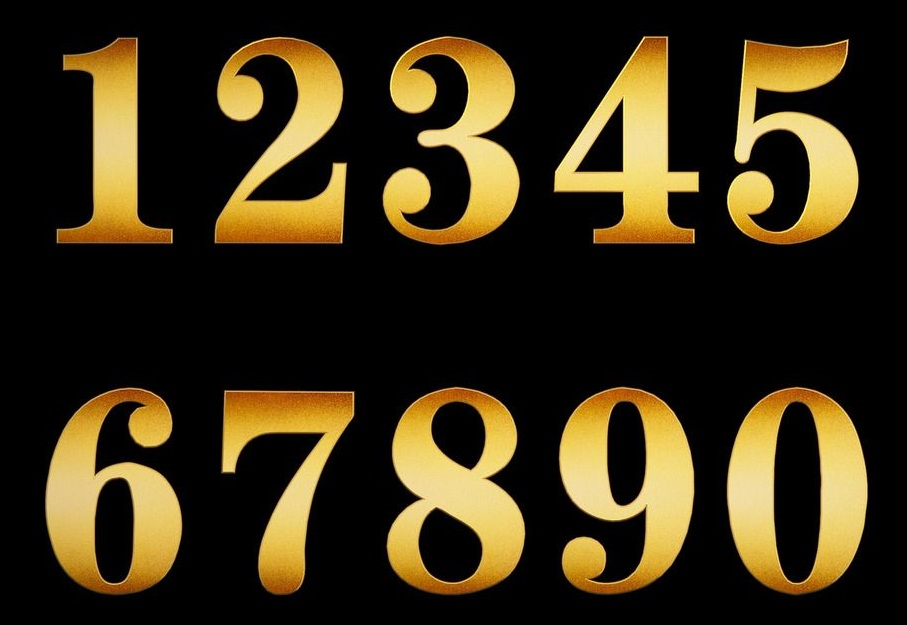
#> input picture python/opencv/source/1.jpg, 907 x 625 px
$ python -i cv.py   (imports and definitions only)   (older library calls are emulated)
#> lines starting #> are read from the running program, lines starting #| are printed output that depends on the picture
#> further down, picture is the input picture: shape (625, 907, 3); mean B, G, R 21.5, 46.6, 57.7
#!/usr/bin/python
#-*- coding:utf-8 -*-
import cv2
import numpy
import numpy as np

class OpenCv:
    """ My OpenCv helper """

    id = ""
    name = ""

    def __init__(self):
        self.id = "test id"
        self.name = "test name"

    # [264 lines left out: functions set, toString, test, testContours, testLut, testHough and 4 more, not called in this run]
    #形态学处理
    #检测拐角
    def testFindTurn(self, imgg):
        image = imgg
        #image = cv2.cvtColor(imgg, cv2.COLOR_BGR2GRAY)    #转灰度图
        origin = imgg
        #构造5×5的结构元素，分别为十字形、菱形、方形和X型
        cross = cv2.getStructuringElement(cv2.MORPH_CROSS,(5, 5))
        #菱形结构元素的定义稍麻烦一些
        diamond = cv2.getStructuringElement(cv2.MORPH_RECT,(5, 5))
        diamond[0, 0] = 0
        diamond[0, 1] = 0
        diamond[1, 0] = 0
        diamond[4, 4] = 0
        diamond[4, 3] = 0
        diamond[3, 4] = 0
        diamond[4, 0] = 0
        diamond[4, 1] = 0
        diamond[3, 0] = 0
        diamond[0, 3] = 0
        diamond[0, 4] = 0
        diamond[1, 4] = 0
        square = cv2.getStructuringElement(cv2.MORPH_RECT,(5, 5))
        x = cv2.getStructuringElement(cv2.MORPH_CROSS,(5, 5))
        #使用cross膨胀图像
        result1 = cv2.dilate(image,cross)
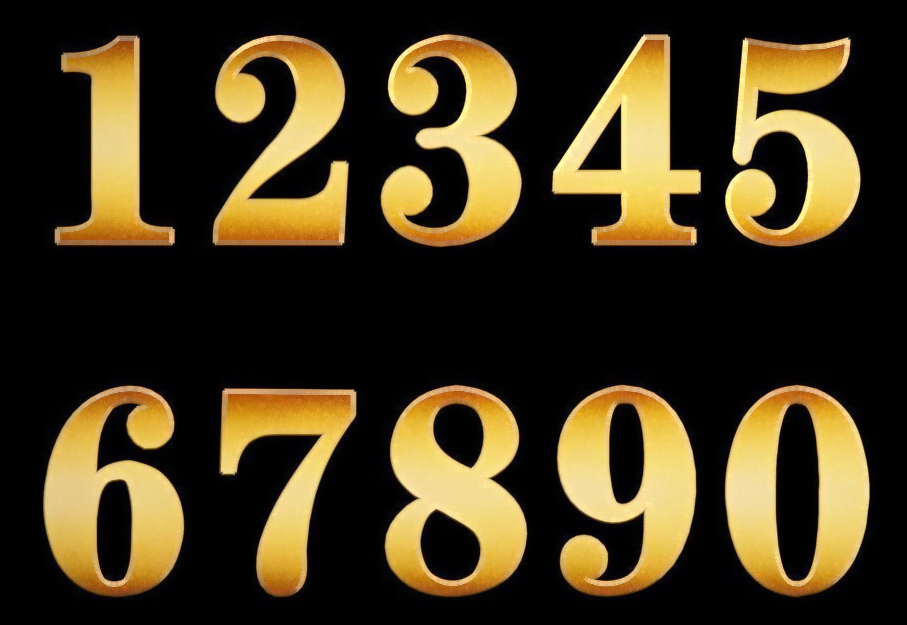
#> result1: shape (625, 907, 3); mean B, G, R 28, 54.6, 66.5
        #使用菱形腐蚀图像
        result1 = cv2.erode(result1, diamond)

        #使用X膨胀原图像
        result2 = cv2.dilate(image, x)
        #使用方形腐蚀图像
        result2 = cv2.erode(result2,square)
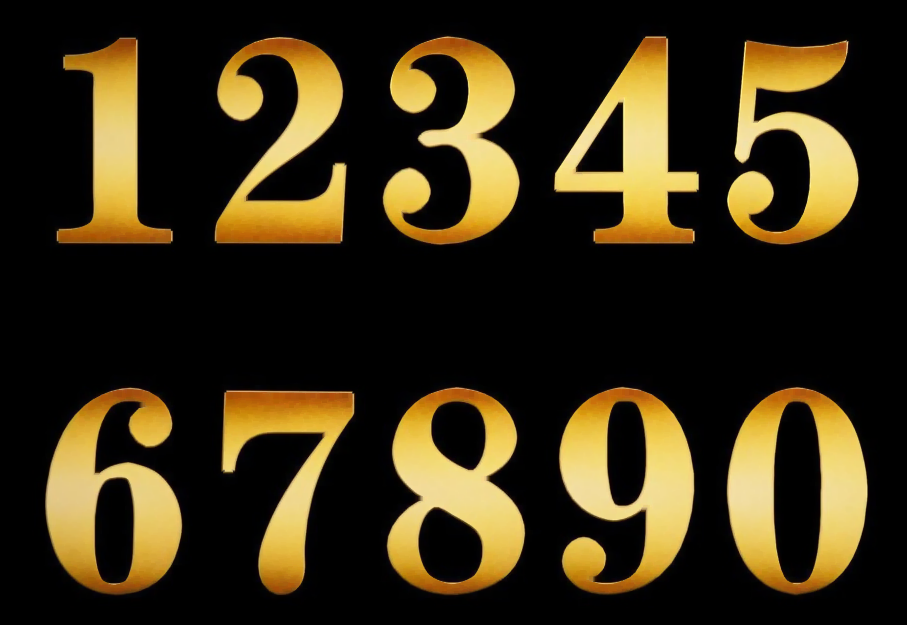
#> result2: shape (625, 907, 3); mean B, G, R 20.5, 44.9, 55.8

        #result = result1.copy()
        #将两幅闭运算的图像相减获得角
        result = cv2.absdiff(result2, result1)
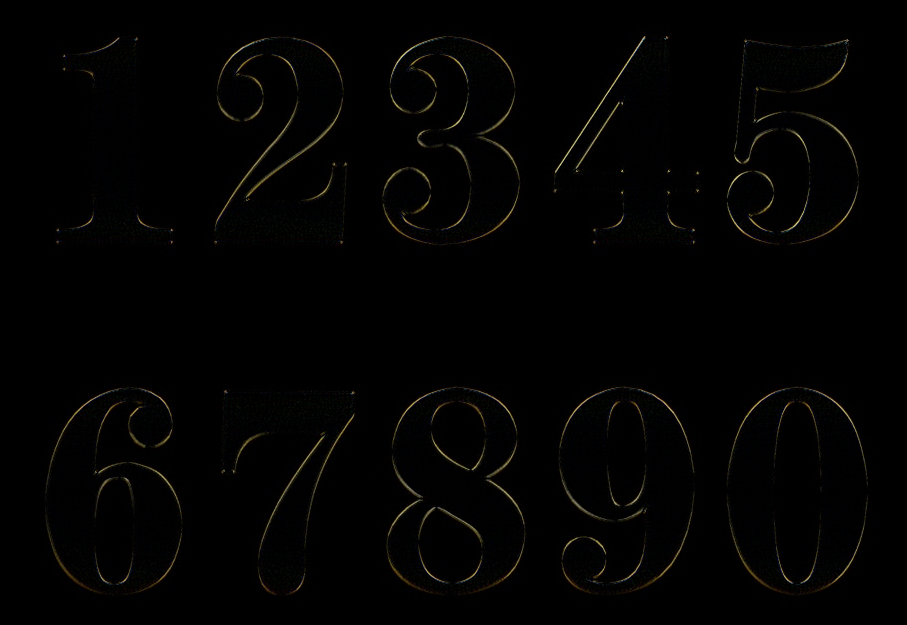
#> result: shape (625, 907, 3); mean B, G, R 1.6, 2.2, 2.5
        #使用阈值获得二值图
        retval, result = cv2.threshold(result, 40, 255, cv2.THRESH_BINARY)
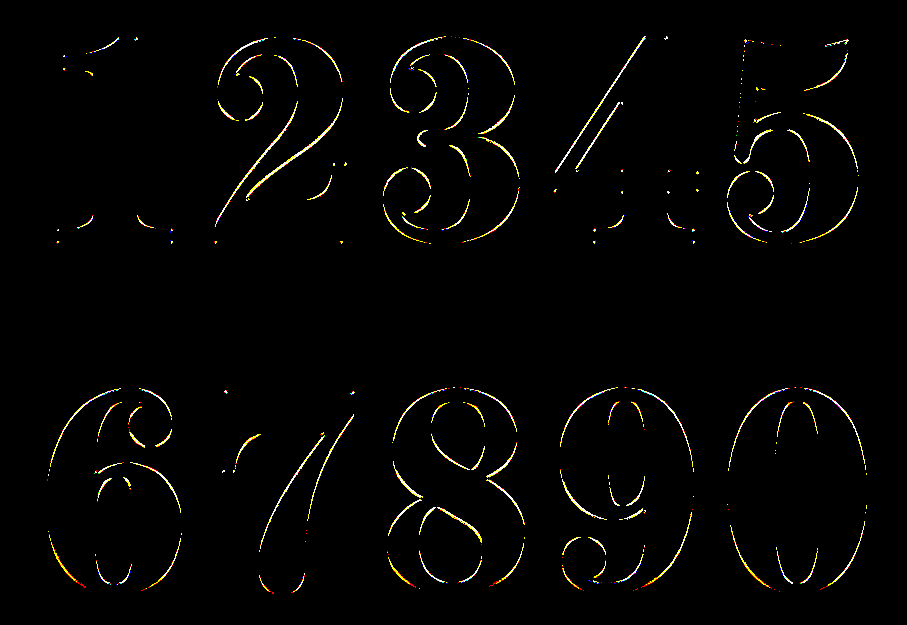
#> result: shape (625, 907, 3); mean B, G, R 2.7, 4.2, 4.6

        #在原图上用半径为5的圆圈将点标出。
        for j in range(result.size):
            y = j / result.shape[0]
            x = j % result.shape[0]
            if result[x, y] == 255:
                cv2.circle(image, (y, x), 5, (255,0,0))

        cv2.imwrite("tfindturn.jpg", image)
        return image
    #边缘检测
    # [128 lines left out: functions testFindLine, testOpenClose, testErodeDilate, toBlackWhite, testThreshold, drawHistRGB and 2 more, not called in this run]
    #保存图片
    def save(self, name, img):
        cv2.imwrite(name, img)
        return

>>> import cv2
>>> picture = cv2.imread('source/1.jpg')
#> (the run stopped early here; a loop or call above may not have finished)

$ run again, on python/opencv/source/2.jpg
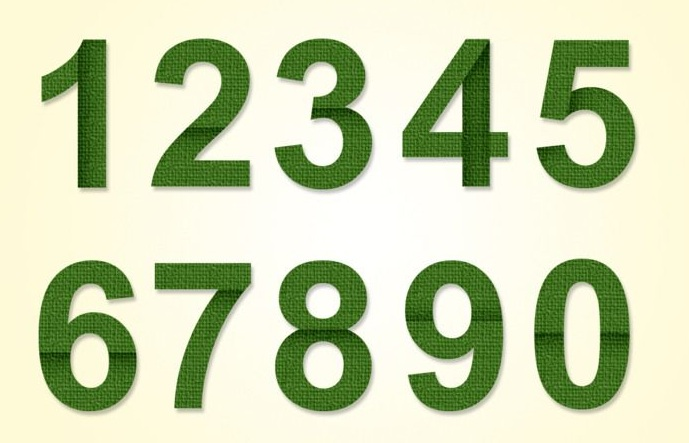
#> input picture python/opencv/source/2.jpg, 689 x 443 px
#> picture is the input picture: shape (443, 689, 3); mean B, G, R 176.8, 212.4, 202.4
#> in testFindTurn, `result1 = cv2.dilate(image,cross)`:
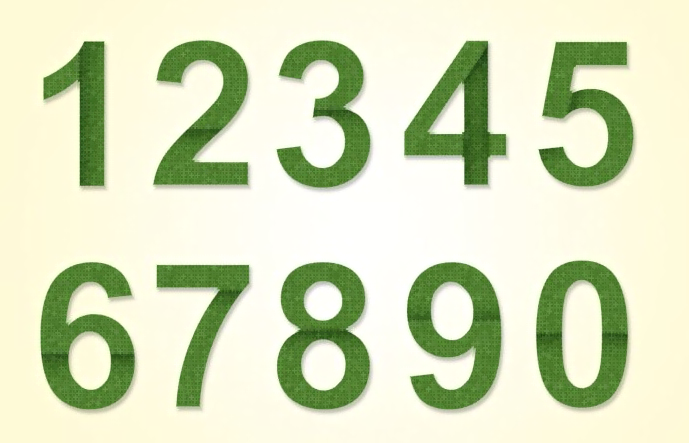
#> result1: shape (443, 689, 3); mean B, G, R 188.7, 222.5, 213.7
#> in testFindTurn, `retval, result = cv2.threshold(result, 40, 255, cv2.THRESH_BINARY)`:
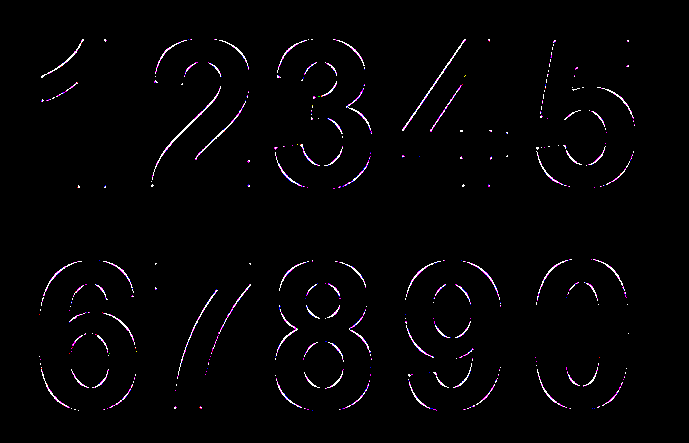
#> result: shape (443, 689, 3); mean B, G, R 4.5, 3.3, 4.2

$ run again, on python/opencv/source/3.jpg
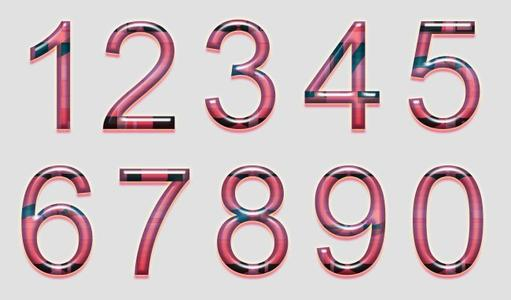
#> input picture python/opencv/source/3.jpg, 511 x 300 px
#> picture is the input picture: shape (300, 511, 3); mean B, G, R 199.4, 196, 210.9
#> in testFindTurn, `result2 = cv2.erode(result2,square)`:
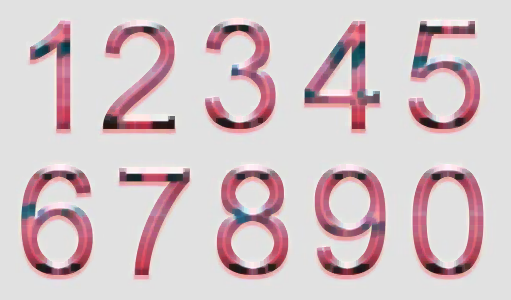
#> result2: shape (300, 511, 3); mean B, G, R 200.5, 196.6, 212.8
#> in testFindTurn, `retval, result = cv2.threshold(result, 40, 255, cv2.THRESH_BINARY)`:
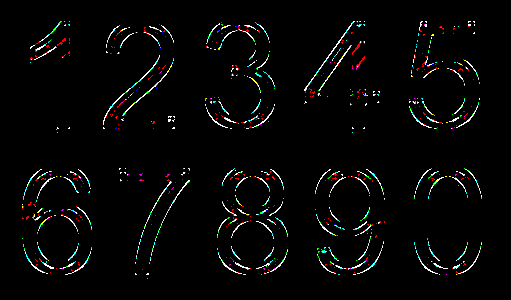
#> result: shape (300, 511, 3); mean B, G, R 6, 6.7, 6.1

$ run again, on python/opencv/source/4.jpg
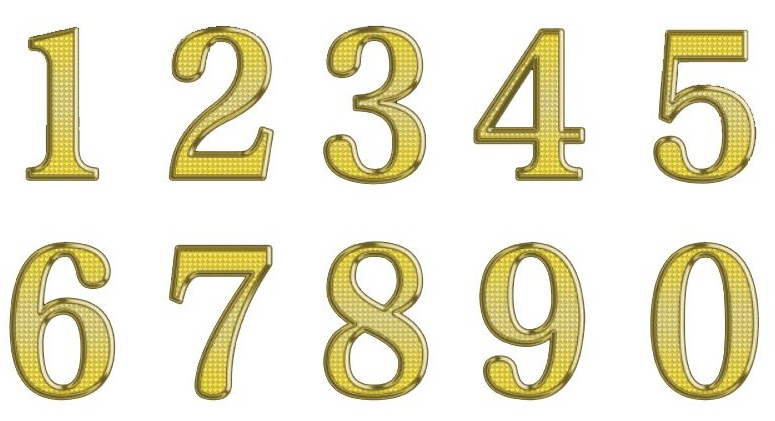
#> input picture python/opencv/source/4.jpg, 775 x 421 px
#> picture is the input picture: shape (421, 775, 3); mean B, G, R 207.8, 231.1, 234.9
#> in testFindTurn, `result1 = cv2.dilate(image,cross)`:
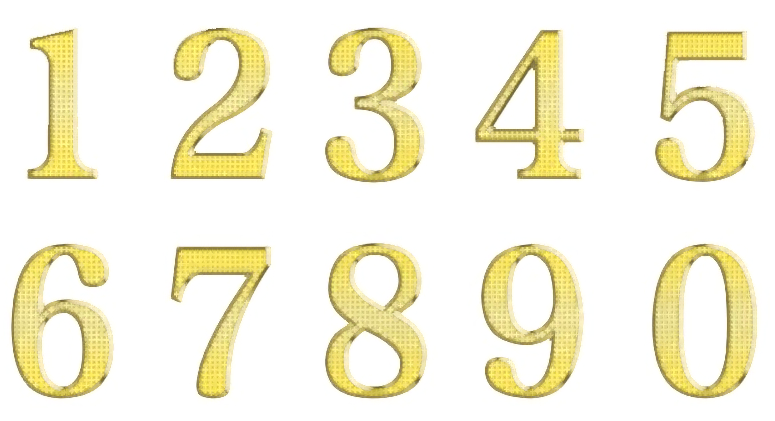
#> result1: shape (421, 775, 3); mean B, G, R 222.1, 243.7, 247.1
#> in testFindTurn, `retval, result = cv2.threshold(result, 40, 255, cv2.THRESH_BINARY)`:
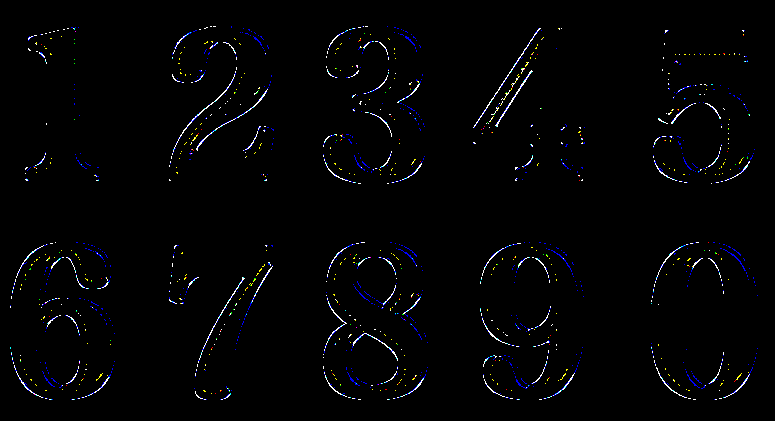
#> result: shape (421, 775, 3); mean B, G, R 4.3, 3.1, 3
